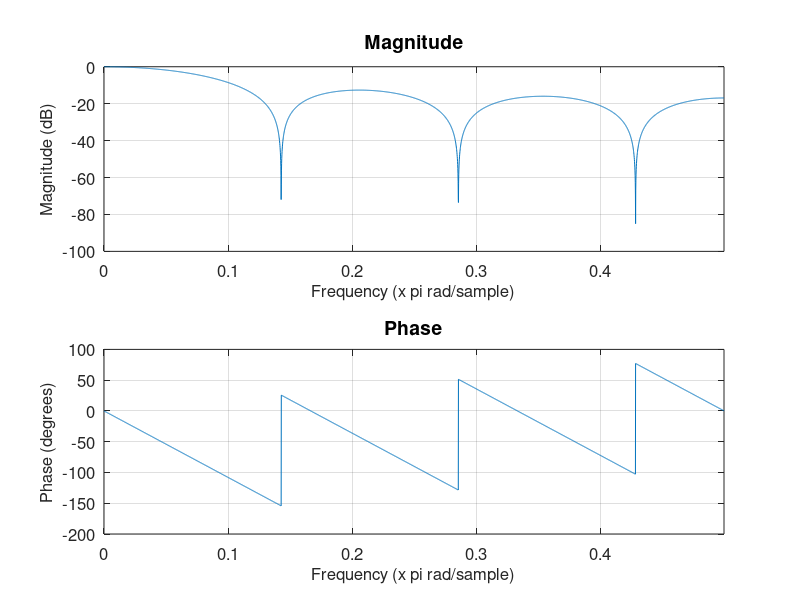
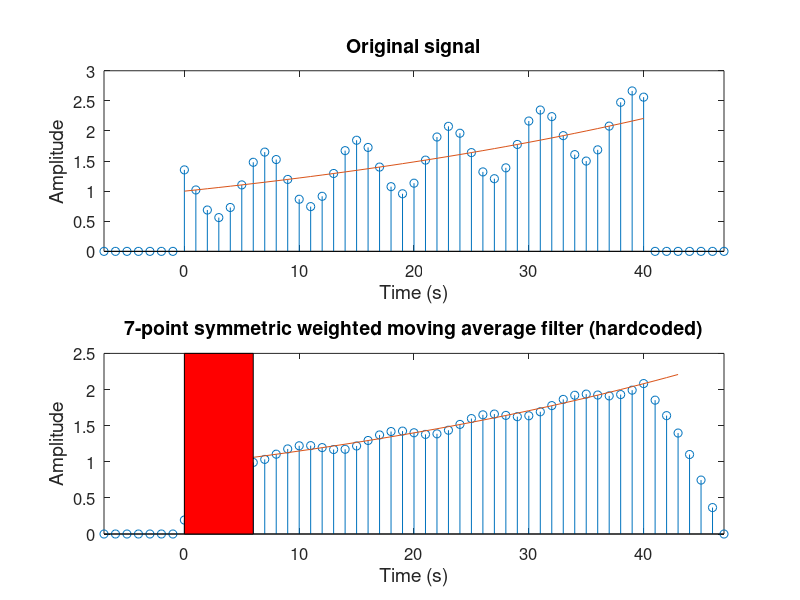

MATLAB code to generate these figures, in order: (Note: this script raises an error after producing the figures.)
%% FIR_average_filter_implementation.m
%
% This script demonstrates the implementation of a moving average filter using
% a for loop and the numpy mean function. The filter is applied to a given signal
% x(n) and the filtered signal is plotted along with the original signal.

clc; clear; close all;

n = 0 : 40;
x = (1.02).^n + 1/2*cos(2*pi*n/8+pi/4);
baseline = (1.02).^n;

filter_length = 7;  % filter length
kernel = ones(1, filter_length);

% zero padding before filtering
x_padded = [zeros(1, length(kernel)), x, zeros(1, length(kernel))];
n_padded = [-length(kernel):-1, n, n(end)+1:length(kernel)+n(end)];

N = length(x_padded);

filtered_x = x_padded;

% Apply the moving average filter
for i = 1 : N-length(kernel)
    % You then have to multiply the filter by the signal values, add them 
    % all together and then divide the entire thing by the sum of the 
    % coefficients
    filtered_x(i+length(kernel)-1) = mean(x_padded(i:i+length(kernel)-1).*kernel);
end

% we can analize the magnitude and phase of the filter's impulse response
[response, frequencies] = freqz(kernel, sum(kernel), 2^12);
figure('Units', 'normalize', 'Position', [0.1, 0.1, 0.6, 0.6])

subplot(2, 1, 1)
plot(frequencies/(2*pi), 20*log10(abs(response)))
set(gca, 'FontSize', 12)
xlabel('Frequency (x pi rad/sample)', 'FontSize', 12)
ylabel('Magnitude (dB)', 'Fontsize', 12)
title('Magnitude', 'FontSize', 14)
xlim([frequencies(1)/(2*pi), frequencies(end)/(2*pi)])
grid on

subplot(2, 1, 2)
plot(frequencies/(2*pi), rad2deg(angle(response)))
set(gca, 'FontSize', 12)
xlabel('Frequency (x pi rad/sample)', 'FontSize', 12)
ylabel('Phase (degrees)', 'FontSize', 12)
title('Phase', 'FontSize', 14)
xlim([frequencies(1)/(2*pi), frequencies(end)/(2*pi)])
grid on


% Plot the original and filtered signals
figure('Units', 'normalize', 'Position', [0.1, 0.1, 0.6, 0.6])

subplot(2, 1, 1)
stem(n_padded, x_padded)
hold on
plot(n, baseline)
set(gca, 'FontSize', 12)
title('Original signal', 'FontSize', 14)
xlabel('Time (s)', 'FontSize', 14)
ylabel('Amplitude', 'FontSize', 14)
xlim([n_padded(1) n_padded(end)])

subplot(2, 1, 2)
stem(n_padded, filtered_x)
hold on
plot(n+floor(length(kernel)/2), baseline)
set(gca, 'FontSize', 12)
title(sprintf('%d-point symmetric weighted moving average filter (hardcoded)', ...
    length(kernel)), 'FontSize', 14)
xlabel('Time (s)', 'FontSize', 14)
ylabel('Amplitude', 'FontSize', 14)
xlim([n_padded(1) n_padded(end)])
p1 = patch([n(1) n(1)+length(kernel)-1 n(1)+length(kernel)-1 n(1)], ...
    [min(ylim) min(ylim) max(ylim) max(ylim)], [1, 0, 0]);
p1.EdgeColor = 'none';
p2 = patch([n(end) n(end)+length(kernel)-1 n(end)+length(kernel)-1 n(end)], ...
    [min(ylim) min(ylim) max(ylim) max(ylim)], [1, 0, 0]);
p2.EdgeColor = 'none';
alpha(0.2)